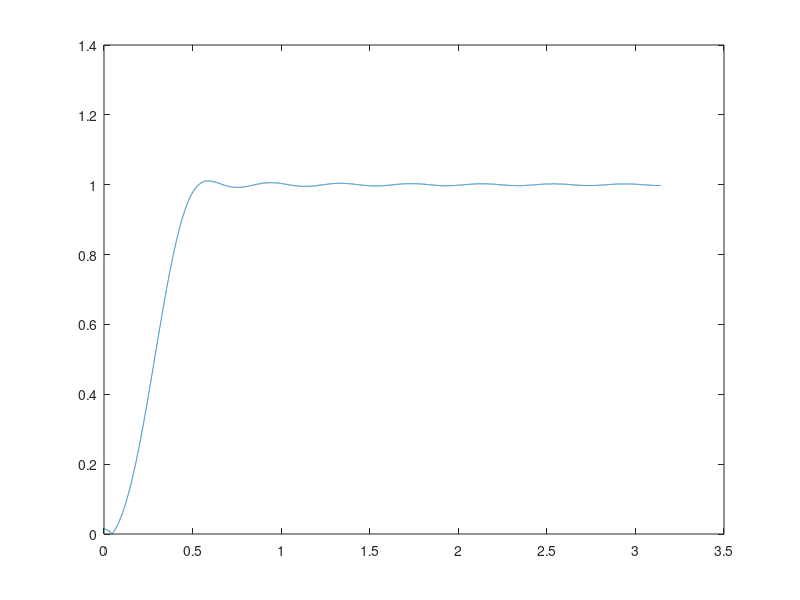

The MATLAB script that drew this image:
%low 500 hz
low = [0.002752, 
0.003977, 
0.005376, 
0.006929, 
0.008605, 
0.010369, 
0.012179, 
0.013987, 
0.015743, 
0.017396, 
0.018896, 
0.020195, 
0.021253, 
0.022034, 
0.022514, 
0.022676, 
0.022514, 
0.022034, 
0.021253, 
0.020195, 
0.018896, 
0.017396, 
0.015743, 
0.013987, 
0.012179, 
0.010369, 
0.008605, 
0.006929, 
0.005376, 
0.003977, 
0.002752] ;
low = low*2;

%high 2Khz
high = [0.002843, 
0.003550, 
0.003589, 
0.002519, 
-0.000087, 
-0.004568, 
-0.011109, 
-0.019680, 
-0.030005, 
-0.041562, 
-0.053611, 
-0.065271, 
-0.075604, 
-0.083727, 
-0.088918, 
0.909297, 
-0.088918, 
-0.083727, 
-0.075604, 
-0.065271, 
-0.053611, 
-0.041562, 
-0.030005, 
-0.019680, 
-0.011109, 
-0.004568, 
-0.000087, 
0.002519, 
0.003589, 
0.003550, 
0.002843] ;


[lowh,w] = freqz(low,1,20480);
%midh = freqz (mid, 1, w);
highh = freqz (high, 1, w);

%plot(w,(abs(midh)+1.3*abs(highh)+1.5*abs(lowh)));
%plot(w,abs(lowh));
plot(w,abs(highh));

%wavy = 1.8*lowy + 0.1*midy + 1.5*highy;
%wavy = highy + lowy + midy;

%wavwrite (wavy, Fs, "gl_out.wav");

lowr = int32(round(low*(2^15)));
highr = int32(round(high*(2^15)));
%lowr=lowr';
%save 'demo.txt' lowr -ascii

fid = fopen('fir44.txt','w');
% fir lowpass
fprintf(fid,'const int16_t b_low_44k1[FIR_ORDER] = {\n');
fprintf(fid,[repmat('%g ,',1,size(I,2)),'\n'], lowr);
fprintf(fid,'0\n};\n\n');
% fir highpass
fprintf(fid,'const int16_t b_high_44k1[FIR_ORDER] = {\n');
fprintf(fid,[repmat('%g ,',1,size(I,2)),'\n'], highr);
fprintf(fid,'0\n};\n\n');
fclose(fid);

sum(low)
sum(lowr)

